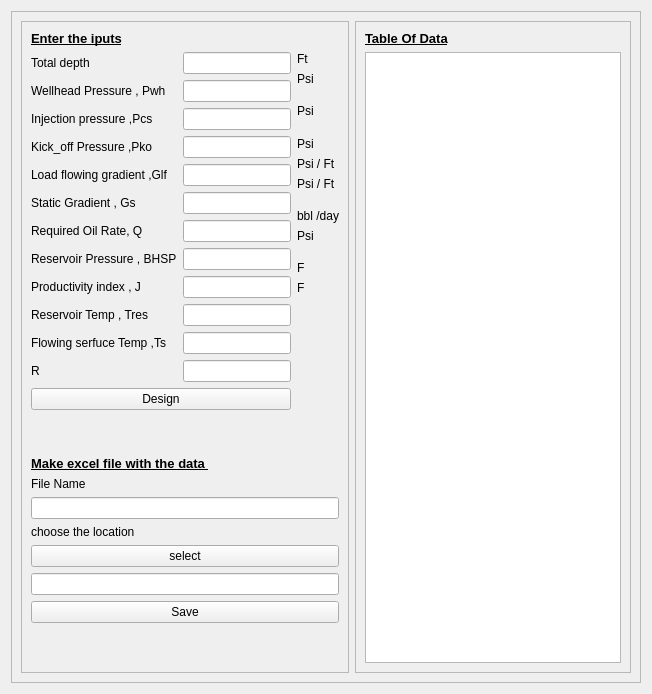
    <widget class="QWidget" name="widget" native="true">
     <layout class="QGridLayout" name="gridLayout_2">
      <item row="0" column="0">
       <widget class="QFrame" name="frame">
        <property name="frameShape">
         <enum>QFrame::StyledPanel</enum>
        </property>
        <property name="frameShadow">
         <enum>QFrame::Raised</enum>
        </property>
        <layout class="QGridLayout" name="gridLayout_3">
         <item row="0" column="0">
          <widget class="QFrame" name="frame_2">
           <property name="maximumSize">
            <size>
             <width>350</width>
             <height>16777215</height>
            </size>
           </property>
           <property name="frameShape">
            <enum>QFrame::StyledPanel</enum>
           </property>
           <property name="frameShadow">
            <enum>QFrame::Raised</enum>
           </property>
           <layout class="QGridLayout" name="gridLayout_4">
            <item row="0" column="0">
             <widget class="QLabel" name="label_10">
              <property name="font">
               <font>
                <pointsize>10</pointsize>
                <weight>75</weight>
                <bold>true</bold>
                <underline>true</underline>
               </font>
              </property>
              <property name="text">
               <string>Enter the iputs</string>
              </property>
             </widget>
            </item>
            <item row="1" column="1">
             <widget class="QLabel" name="label_11">
              <property name="text">
               <string>Ft</string>
              </property>
             </widget>
            </item>
            <item row="30" column="0" colspan="2">
             <layout class="QVBoxLayout" name="verticalLayout">
              <item>
               <widget class="QLabel" name="label_23">
                <property name="text">
                 <string>File Name</string>
                </property>
               </widget>
              </item>
              <item>
               <widget class="QLineEdit" name="lineEdit_10"/>
              </item>
              <item>
               <widget class="QLabel" name="label_7">
                <property name="text">
                 <string>choose the location</string>
                </property>
               </widget>
              </item>
              <item>
               <widget class="QPushButton" name="pushButton_2">
                <property name="text">
                 <string>select</string>
                </property>
               </widget>
              </item>
              <item>
               <widget class="QLineEdit" name="lineEdit_6"/>
              </item>
              <item>
               <widget class="QPushButton" name="pushButton">
                <property name="text">
                 <string>Save</string>
                </property>
               </widget>
              </item>
             </layout>
            </item>
            <item row="2" column="1">
             <widget class="QLabel" name="label_12">
              <property name="text">
               <string>Psi</string>
              </property>
             </widget>
            </item>
            <item row="7" column="1">
             <widget class="QLabel" name="label_15">
              <property name="text">
               <string>Psi / Ft</string>
              </property>
             </widget>
            </item>
            <item row="8" column="1">
             <widget class="QLabel" name="label_17">
              <property name="text">
               <string>Psi / Ft</string>
              </property>
             </widget>
            </item>
            <item row="1" column="0" rowspan="21">
             <layout class="QFormLayout" name="formLayout">
              <item row="0" column="0">
               <widget class="QLabel" name="label">
                <property name="text">
                 <string>Total depth</string>
                </property>
               </widget>
              </item>
              <item row="0" column="1">
               <widget class="QLineEdit" name="lineEdit"/>
              </item>
              <item row="1" column="0">
               <widget class="QLabel" name="label_3">
                <property name="text">
                 <string>Wellhead Pressure , Pwh</string>
                </property>
               </widget>
              </item>
              <item row="1" column="1">
               <widget class="QLineEdit" name="lineEdit_3"/>
              </item>
              <item row="2" column="0">
               <widget class="QLabel" name="label_2">
                <property name="text">
                 <string>Injection pressure ,Pcs</string>
                </property>
               </widget>
              </item>
              <item row="2" column="1">
               <widget class="QLineEdit" name="lineEdit_2"/>
              </item>
              <item row="3" column="0">
               <widget class="QLabel" name="label_4">
                <property name="text">
                 <string>Kick_off Pressure ,Pko</string>
                </property>
               </widget>
              </item>
              <item row="3" column="1">
               <widget class="QLineEdit" name="lineEdit_4"/>
              </item>
              <item row="4" column="0">
               <widget class="QLabel" name="label_27">
                <property name="text">
                 <string>Load flowing gradient ,Glf</string>
                </property>
               </widget>
              </item>
              <item row="4" column="1">
               <widget class="QLineEdit" name="lineEdit_17"/>
              </item>
              <item row="5" column="0">
               <widget class="QLabel" name="label_28">
                <property name="text">
                 <string>Static Gradient , Gs</string>
                </property>
               </widget>
              </item>
              <item row="5" column="1">
               <widget class="QLineEdit" name="lineEdit_18"/>
              </item>
              <item row="6" column="0">
               <widget class="QLabel" name="label_29">
                <property name="text">
                 <string>Required Oil Rate, Q</string>
                </property>
               </widget>
              </item>
              <item row="6" column="1">
               <widget class="QLineEdit" name="lineEdit_19"/>
              </item>
              <item row="7" column="0">
               <widget class="QLabel" name="label_30">
                <property name="text">
                 <string>Reservoir Pressure , BHSP</string>
                </property>
               </widget>
              </item>
              <item row="7" column="1">
               <widget class="QLineEdit" name="lineEdit_20"/>
              </item>
              <item row="8" column="0">
               <widget class="QLabel" name="label_5">
                <property name="text">
                 <string>Productivity index , J</string>
                </property>
               </widget>
              </item>
              <item row="8" column="1">
               <widget class="QLineEdit" name="lineEdit_5"/>
              </item>
              <item row="9" column="0">
               <widget class="QLabel" name="label_8">
                <property name="text">
                 <string>Reservoir Temp , Tres</string>
                </property>
               </widget>
              </item>
              <item row="9" column="1">
               <widget class="QLineEdit" name="lineEdit_7"/>
              </item>
              <item row="10" column="0">
               <widget class="QLabel" name="label_16">
                <property name="text">
                 <string>Flowing serfuce Temp ,Ts</string>
                </property>
               </widget>
              </item>
              <item row="10" column="1">
               <widget class="QLineEdit" name="lineEdit_8"/>
              </item>
              <item row="11" column="0">
               <widget class="QLabel" name="label_20">
                <property name="text">
                 <string>R</string>
                </property>
               </widget>
              </item>
              <item row="11" column="1">
               <widget class="QLineEdit" name="lineEdit_9"/>
              </item>
             </layout>
            </item>
            <item row="23" column="0">
             <spacer name="verticalSpacer">
              <property name="orientation">
               <enum>Qt::Vertical</enum>
              </property>
              <property name="sizeHint" stdset="0">
               <size>
                <width>20</width>
                <height>40</height>
               </size>
              </property>
             </spacer>
            </item>
            <item row="14" column="1">
             <widget class="QLabel" name="label_22">
              <property name="text">
               <string>F</string>
              </property>
             </widget>
            </item>
            <item row="29" column="0">
             <widget class="QLabel" name="label_6">
              <property name="font">
               <font>
                <pointsize>10</pointsize>
                <weight>75</weight>
                <bold>true</bold>
                <underline>true</underline>
               </font>
              </property>
              <property name="text">
               <string>Make excel file with the data </string>
              </property>
             </widget>
            </item>
            <item row="13" column="1">
             <widget class="QLabel" name="label_21">
              <property name="text">
               <string>F</string>
              </property>
             </widget>
            </item>
            <item row="22" column="0">
             <widget class="QPushButton" name="pushButton_3">
              <property name="text">
               <string>Design</string>
              </property>
             </widget>
            </item>
            <item row="31" column="0" colspan="2">
             <spacer name="verticalSpacer_2">
              <property name="orientation">
               <enum>Qt::Vertical</enum>
              </property>
              <property name="sizeHint" stdset="0">
               <size>
                <width>20</width>
                <height>40</height>
               </size>
              </property>
             </spacer>
            </item>
            <item row="4" column="1">
             <widget class="QLabel" name="label_13">
              <property name="text">
               <string>Psi</string>
              </property>
             </widget>
            </item>
            <item row="6" column="1">
             <widget class="QLabel" name="label_14">
              <property name="text">
               <string>Psi</string>
              </property>
             </widget>
            </item>
            <item row="10" column="1">
             <widget class="QLabel" name="label_18">
              <property name="text">
               <string>bbl /day</string>
              </property>
             </widget>
            </item>
            <item row="11" column="1">
             <widget class="QLabel" name="label_19">
              <property name="text">
               <string>Psi</string>
              </property>
             </widget>
            </item>
           </layout>
          </widget>
         </item>
         <item row="0" column="1">
          <widget class="QFrame" name="frame_3">
           <property name="frameShape">
            <enum>QFrame::StyledPanel</enum>
           </property>
           <property name="frameShadow">
            <enum>QFrame::Raised</enum>
           </property>
           <layout class="QGridLayout" name="gridLayout_5">
            <item row="1" column="0">
             <widget class="QTableWidget" name="tableWidget"/>
            </item>
            <item row="0" column="0">
             <widget class="QLabel" name="label_24">
              <property name="font">
               <font>
                <pointsize>10</pointsize>
                <weight>75</weight>
                <bold>true</bold>
                <underline>true</underline>
               </font>
              </property>
              <property name="text">
               <string>Table Of Data</string>
              </property>
             </widget>
            </item>
           </layout>
          </widget>
         </item>
        </layout>
       </widget>
      </item>
     </layout>
    </widget>
